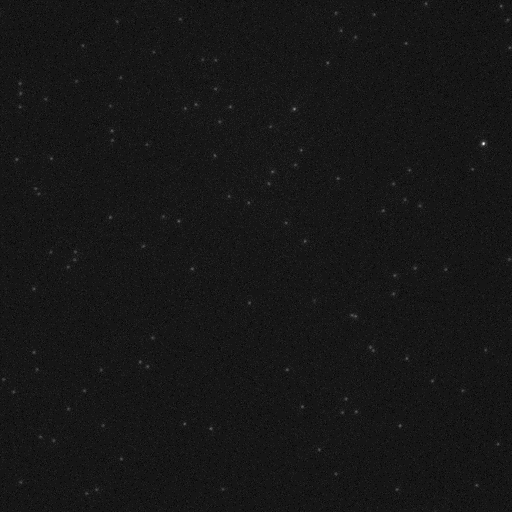
#> input picture Sample Data/3A.tif, 512 x 512 px, found by its file name
$ jupyter execute 20231017-seeded-and-unseeded-tubes.ipynb
#> lines starting #> are read from the running program, lines starting #| are printed output that depends on the picture; after the words box and inside, x2 and y2 are one past the last pixel; in counts of white or black regions, pixels touching at a corner belong together
[cell 1]
import numpy as np
import pandas as pd
import matplotlib.pyplot as plt

from skimage.measure import label, regionprops

from skimage.exposure import rescale_intensity

[cell 2]
img1 = plt.imread('./3A.tif')
#> img1 is the input picture: shape (512, 512) uint16; min 1011, max 6856, mean 1419.6

img2 = plt.imread('./3B.tif')
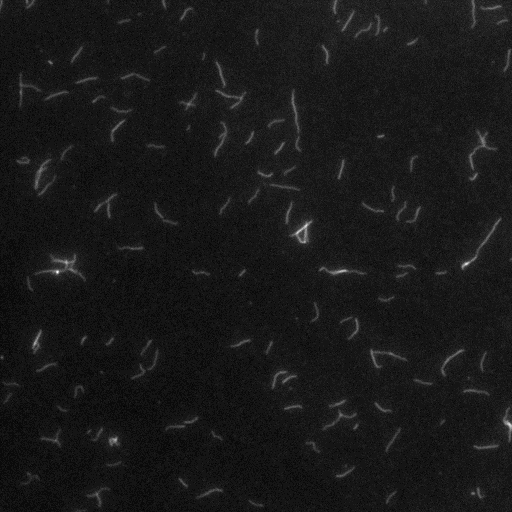
#> input picture Sample Data/3B.tif, 512 x 512 px, found by its file name
#> img2 is the input picture: shape (512, 512) uint16; min 1115, max 7406, mean 1750.7

[cell 3]
fig = plt.figure(figsize=(10, 5), dpi = 80)

plt.subplot(1, 2, 1)
plt.title("Seed (Raw)")
plt.imshow(img1, cmap="gray")

plt.subplot(1, 2, 2)
plt.title("Tube (Raw)")
plt.imshow(img2, cmap="gray")

plt.tight_layout()
plt.show()

## Seed Location Map

[cell 4]
binary = img1 > (img1.mean() + 2*img1.std())
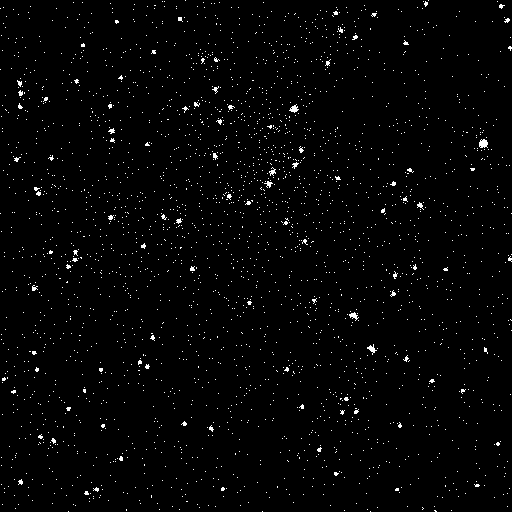
#> binary: shape (512, 512) bool; 1.7% white in thin lines or dots

fig = plt.figure(figsize=(10, 5), dpi = 80)

plt.subplot(1, 2, 1)
plt.title("Seed Image (Raw)")
plt.imshow(img1, cmap="gray")

plt.subplot(1, 2, 2)
plt.title("Seed Image (Binary)")
plt.imshow(binary, cmap="gray")

plt.tight_layout()
plt.show()

[cell 5]
# use labeling function to identify connected blobs
label_im = label(binary)
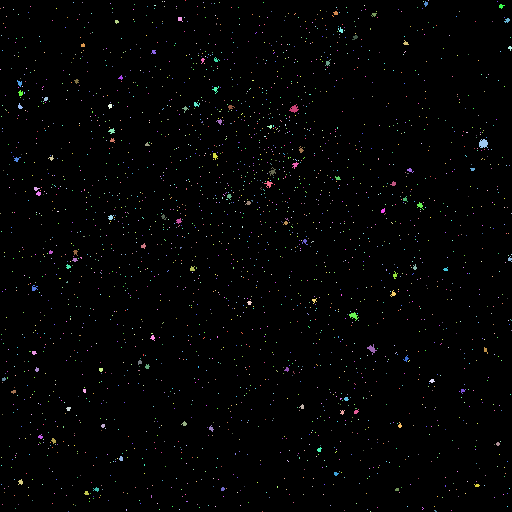
#> label_im: shape (512, 512) int32; 2609 distinct labels, from 0 to 2608; one colour per label, 0 black
seed_lists = regionprops(label_im)
#> seed_lists = 2608 regions; largest, box (x1, y1, x2, y2) and area: (479, 139, 488, 148) 63, (289, 104, 299, 113) 46, (367, 344, 377, 355) 43, (349, 312, 359, 321) 41, (269, 167, 276, 176) 30
seed_lists = [i for i in seed_lists if i.area > 5]
#> seed_lists = 108 regions; largest, box (x1, y1, x2, y2) and area: (479, 139, 488, 148) 63, (289, 104, 299, 113) 46, (367, 344, 377, 355) 43, (349, 312, 359, 321) 41, (269, 167, 276, 176) 30
seed_map = np.zeros_like(binary)

[cell 6]
figure = plt.figure(figsize=(15, 5), dpi = 80)

plt.subplot(1, 3, 1)
plt.title("Seed Image (Contrast Stretching)")
p2, p98 = np.percentile(img1, (2, 98))
#> p2 = 1222; p98 = 1640
img_rescale = rescale_intensity(img1, in_range=(p2, p98))
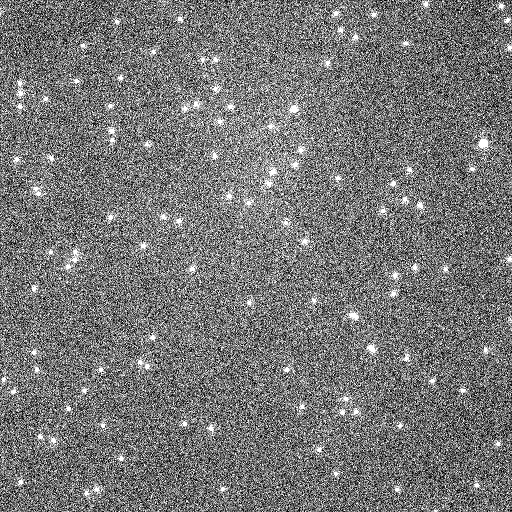
#> img_rescale: shape (512, 512) uint16; min 0, max 65535, mean 30590.6; drawn with min black and max white
plt.imshow(img_rescale, cmap = "gray")
plt.axis(False)

plt.subplot(1, 3, 2)
plt.title("Seed Image (Binary)")
plt.imshow(binary, cmap = "gray")
plt.axis(False)

ax = plt.subplot(1, 3, 3)
plt.title("Identified Seeds (Marked in Red)")
ax.imshow(binary, cmap="gray")
for i in seed_lists:
    minr, minc, maxr, maxc = i.bbox
    seed_map[minr:maxr, minc:maxc]=1
    rect = plt.Rectangle((minc, minr), maxc - minc, maxr - minr,
                              fill=False, edgecolor='red', linewidth=2, alpha=.8)
    ax.add_patch(rect)
#> this loop made 108 passes
#> (minr, minc, maxr, maxc) on passes 1 to 12: (1, 424, 7, 428), (4, 499, 9, 505), (11, 333, 15, 338), (13, 371, 17, 377), (17, 178, 22, 183), (18, 504, 23, 510), (20, 115, 24, 119), (27, 338, 33, 343), (35, 352, 40, 358), (40, 403, 45, 409), (43, 81, 47, 85), (46, 508, 51, 512)
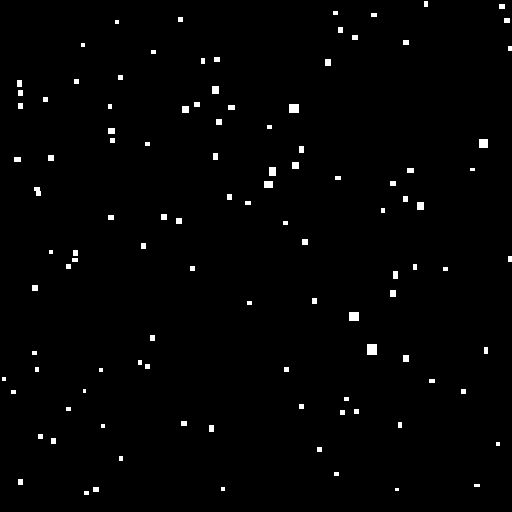
#> seed_map: shape (512, 512) bool; 1.2% white; 107 white regions (12 under 20 px), largest, box (x1, y1, x2, y2) and area: (367, 344, 377, 355) 110, (289, 104, 299, 113) 90, (349, 312, 359, 321) 90
plt.axis(False)

plt.tight_layout()
plt.show()

[cell 7]
plt.imshow(seed_map)

## Tube Location Map

[cell 8]
binary = img2 > (img2.mean() + 2*img2.std())
#> binary: shape (512, 512) bool; 3.4% white; 229 white regions (118 under 20 px)

fig = plt.figure(figsize=(10, 5), dpi = 80)

plt.subplot(1, 2, 1)
plt.title("Tube (Raw)")
plt.imshow(img2, cmap="gray")

plt.subplot(1, 2, 2)
plt.title("Tube (Binary)")
plt.imshow(binary, cmap="gray")

plt.tight_layout()
plt.show()

[cell 9]
# use labeling function to identify connected blobs
label_im = label(binary)
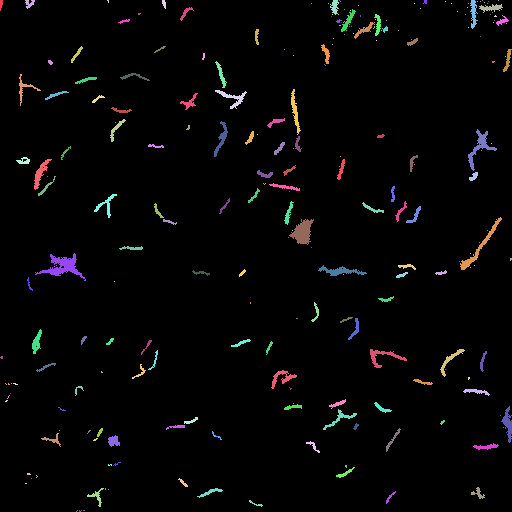
#> label_im: shape (512, 512) int32; 230 distinct labels, from 0 to 229; one colour per label, 0 black
tube_lists = regionprops(label_im)
#> tube_lists = 229 regions; largest, box (x1, y1, x2, y2) and area: (35, 253, 86, 281) 453, (289, 219, 314, 245) 358, (460, 217, 502, 270) 284, (468, 129, 497, 171) 279, (318, 265, 367, 276) 214
tube_lists = [i for i in tube_lists if i.area > 10 and i.area < 250]
#> tube_lists = 114 regions; largest, box (x1, y1, x2, y2) and area: (318, 265, 367, 276) 214, (370, 349, 407, 368) 195, (34, 159, 52, 190) 180, (501, 406, 512, 443) 179, (215, 90, 247, 109) 166
tube_map = np.zeros_like(binary)

[cell 10]
figure = plt.figure(figsize=(15, 5), dpi = 80)

plt.subplot(1, 3, 1)
plt.title("Tube Image (Contrast Stretching)")
p2, p98 = np.percentile(img2, (2, 98))
#> p2 = 1426; p98 = 2588
img_rescale = rescale_intensity(img2, in_range=(p2, p98))
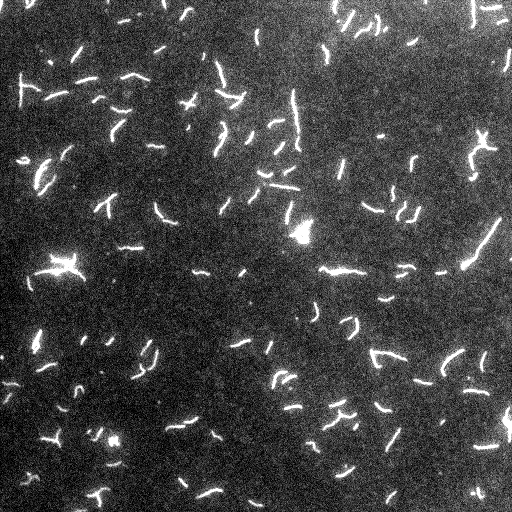
#> img_rescale: shape (512, 512) uint16; min 0, max 65535, mean 17823; drawn with min black and max white
plt.imshow(img_rescale, cmap = "gray")
plt.axis(False)

plt.subplot(1, 3, 2)
plt.title("Tube Image (Binary)")
plt.imshow(binary, cmap = "gray")
plt.axis(False)

ax = plt.subplot(1, 3, 3)
plt.title("Identified Tubes (Marked in Red)")
ax.imshow(binary, cmap="gray")
for i in tube_lists:
    minr, minc, maxr, maxc = i.bbox
    tube_map[minr:maxr, minc:maxc]=1
    rect = plt.Rectangle((minc, minr), maxc - minc, maxr - minr,
                              fill=False, edgecolor='red', linewidth=2, alpha=.8)
    ax.add_patch(rect)
#> this loop made 114 passes
#> (minr, minc, maxr, maxc) on passes 1 to 12: (0, 0, 11, 3), (0, 25, 9, 35), (0, 162, 9, 166), (0, 330, 15, 339), (0, 423, 4, 427), (0, 470, 29, 478), (4, 479, 13, 503), (7, 180, 21, 194), (9, 341, 32, 356), (14, 374, 36, 381), (15, 496, 26, 509), (19, 118, 24, 130)
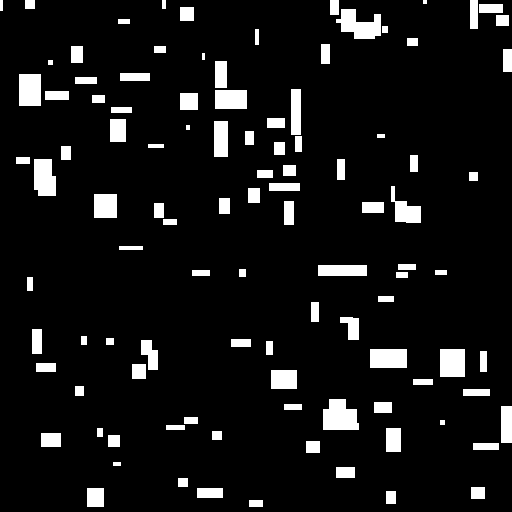
#> tube_map: shape (512, 512) bool; 8.3% white; 104 white regions (1 under 20 px), largest, box (x1, y1, x2, y2) and area: (323, 399, 359, 430) 898, (336, 9, 381, 39) 842, (34, 159, 56, 196) 722
plt.axis(False)

plt.tight_layout()
plt.show()
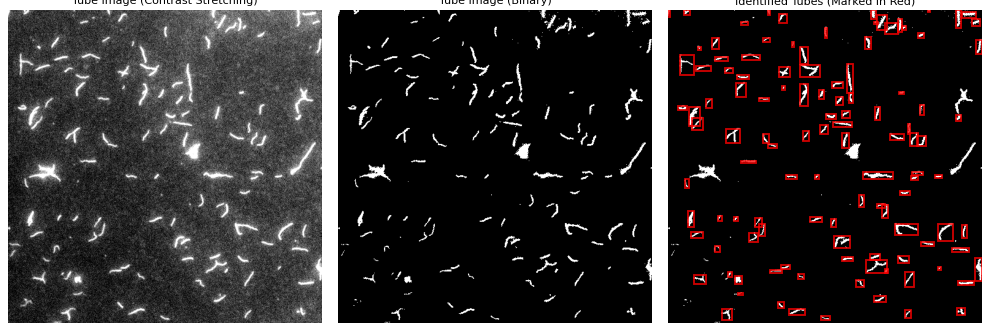
#> figure drawn by matplotlib, 3 panels

[cell 11]
plt.imshow(tube_map)

## Seeded Tubes

[cell 12]
figure = plt.figure(figsize=(15, 5), dpi = 80)

plt.subplot(1, 3, 1)
plt.title("Seed Image (Contrast Stretching)")
p2, p98 = np.percentile(img1, (2, 98))
#> p2 = 1222; p98 = 1640
img_rescale = rescale_intensity(img1, in_range=(p2, p98))
plt.imshow(img_rescale, cmap = "gray")
plt.axis(False)

plt.subplot(1, 3, 2)
plt.title("Tube Image (Contrast Stretching)")
p2, p98 = np.percentile(img2, (2, 98))
#> p2 = 1426; p98 = 2588
img_rescale = rescale_intensity(img2, in_range=(p2, p98))
plt.imshow(img_rescale, cmap = "gray")
plt.axis(False)

ax = plt.subplot(1, 3, 3)
plt.title("Seeded Tubes (Red) | Unseeded (Blue)")
ax.imshow(binary, cmap="gray")
for i in tube_lists:
    minr, minc, maxr, maxc = i.bbox
    if np.sum(seed_map[minr:maxr, minc:maxc]) > 0:
        rect = plt.Rectangle((minc, minr), maxc - minc, maxr - minr, fill=False, edgecolor='red', linewidth=2, alpha=.8)
        ax.add_patch(rect)
    else:
        rect = plt.Rectangle((minc, minr), maxc - minc, maxr - minr, fill=False, edgecolor='blue', linewidth=2, alpha=.8)
        ax.add_patch(rect)

plt.axis(False)

plt.tight_layout()
plt.show()
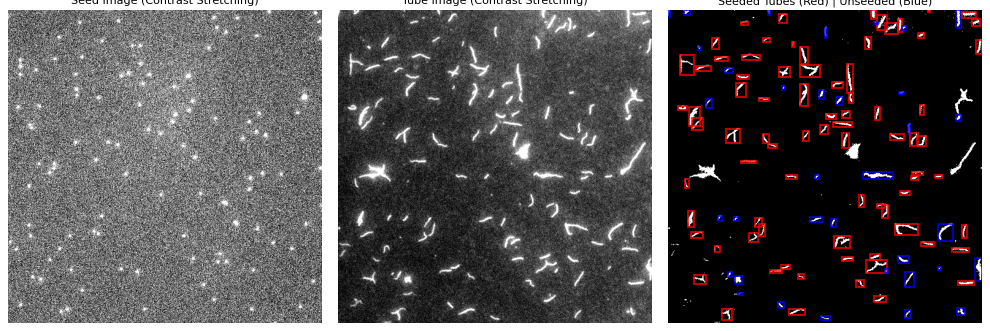
#> figure drawn by matplotlib, 3 panels
